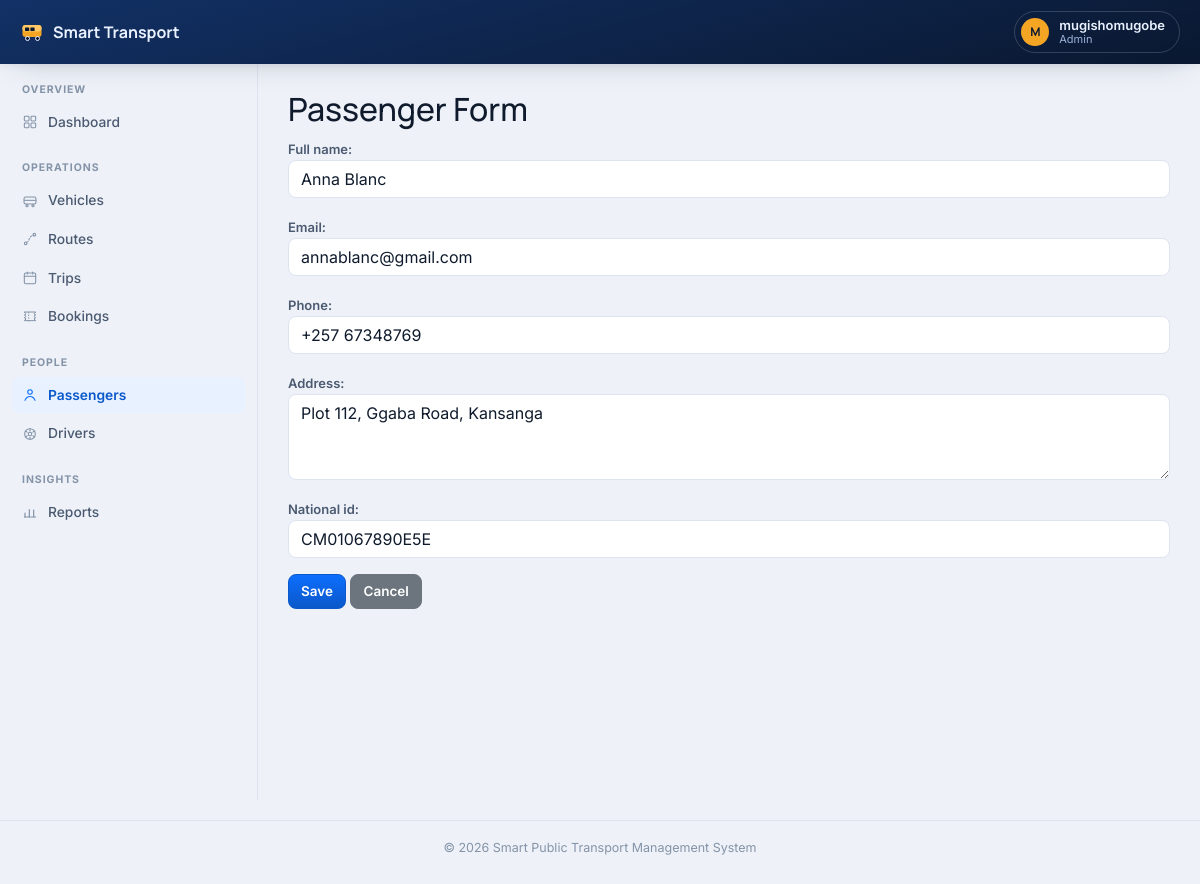
/passengers/10/edit/ (signed in), run on the app's committed database.
### accounts/models.py (models this page shows, shortened)
class Profile(models.Model):
    ROLE_CHOICES = [
        ('ADMIN', 'Administrator'),
        ('STAFF', 'Staff'),
        ('PASSENGER', 'Passenger'),
    ]
    user = models.OneToOneField(
        User,
        on_delete=models.CASCADE
    )
    phone = models.CharField(
        max_length=20,
        blank=True
    )
    address = models.TextField(
        blank=True
    )
    profile_picture = models.ImageField(
        upload_to='profiles/',
        blank=True,
        null=True
    )
    role = models.CharField(
        max_length=20,
        choices=ROLE_CHOICES,
        default='PASSENGER'
    )
    created_at = models.DateTimeField(
        auto_now_add=True
    )

### passengers/models.py (models this page shows, shortened)
class Passenger(models.Model):
    full_name = models.CharField(max_length=200)
    email = models.EmailField(unique=True)
    phone = models.CharField(max_length=20)
    address = models.TextField(blank=True)
    national_id = models.CharField(max_length=100, unique=True)
    created_at = models.DateTimeField(auto_now_add=True)
    class Meta:
        ordering = ['full_name']
        verbose_name = "Passenger"
        verbose_name_plural = "Passengers"

### passengers/views.py (the view)
@role_required("STAFF", "ADMIN")
def passenger_update(request, pk):
    passenger = get_object_or_404(
        Passenger,
        pk=pk
    )
    if request.method == "POST":
        form = PassengerForm(
            request.POST,
            instance=passenger
        )
        if form.is_valid():
            form.save()
            messages.success(request, "Passenger added successfully.")
            return redirect("passengers:list")
    else:
        form = PassengerForm(
            instance=passenger
        )
    return render(
        request,
        "passengers/passenger_form.html",
        {"form": form}
    )

### passengers/forms.py
class PassengerForm(forms.ModelForm):
    class Meta:
        model = Passenger
        fields = [
            "full_name",
            "email",
            "phone",
            "address",
            "national_id",
        ]
        widgets = {
            "full_name": forms.TextInput(attrs={
                "class": "form-control"
            }),
            "email": forms.EmailInput(attrs={
                "class": "form-control"
            }),
            "phone": forms.TextInput(attrs={
                "class": "form-control"
            }),
            "address": forms.Textarea(attrs={
                "class": "form-control",
                "rows": 3
            }),
            "national_id": forms.TextInput(attrs={
                "class": "form-control"
            }),
        }

### templates/passengers/passenger_form.html (shortened to what this page needs)
{% extends "base.html" %}
{% block content %}
<h2>Passenger Form</h2>
<form method="post">
{{ form.as_p }}
<button class="btn btn-primary">
Save
</button>
<a href="{% url 'passengers:list' %}"
class="btn btn-secondary">
Cancel
</a>
</form>
{% endblock %}

### templates/includes/navbar.html (shortened to what this page needs)
<header class="app-topbar">
    <a class="app-brand" href="/">
        Smart Transport
    </a>
    {% if user.is_authenticated %}
    <div class="dropdown">
        <button class="topbar-user" type="button" data-bs-toggle="dropdown" aria-expanded="false">
            <span class="avatar">{{ user.username|slice:":1"|upper }}</span>
            <span class="who">
                <span class="name d-block">{{ user.get_full_name|default:user.username }}</span>
                <span class="role d-block">{{ user.profile.role|default:"—"|lower }}</span>
            </span>
        </button>
    </div>
    {% endif %}
</header>

### static/css/app.css (style rules this page uses)
:root { --canvas: #eef2f8; --surface: #ffffff; --surface-2: #f6f8fc; --line: #dde4f0; --ink: #0f1b2d; --ink-soft: #4b5a71; --ink-faint: #8493a8; --navy-900: #0a1830; --navy-700: #123166; --navy-500: #1c4694; --on-navy: #eaf1ff; --on-navy-soft: #9cb2da; --accent: #0d6efd; --accent-strong: #0a58ca; --accent-tint: #e8f1ff; --amber: #f5a524; --amber-tint: #fdf1de; --good: #1a7f5a; --good-tint: #e7f5ee; --danger: #c0392b; --danger-tint: #fdecea; --focus-ring: rgba(13, 110, 253, 0.28); --shadow-sm: 0 1px 2px rgba(10, 24, 48, 0.06); --shadow: 0 12px 32px -16px rgba(10, 24, 48, 0.22), 0 2px 8px rgba(10, 24, 48, 0.05); --font-display: "Manrope", ui-sans-serif, system-ui, sans-serif; --font-body: "Inter", ui-sans-serif, system-ui, sans-serif; --topbar-h: 64px; --sidebar-w: 258px; }
* { box-sizing: border-box; }
html, body { background: var(--canvas); color: var(--ink); }
body { font-family: var(--font-body); min-height: 100vh; }
h1, h2, h3, h4, h5, h6 { font-family: var(--font-display); color: var(--ink); }
a { color: var(--accent); }
.app-topbar { position: sticky; top: 0; z-index: 30; height: var(--topbar-h); display: flex; align-items: center; gap: 14px; padding: 0 20px; background: linear-gradient(165deg, var(--navy-700) 0%, var(--navy-900) 100%); color: var(--on-navy); box-shadow: var(--shadow); }
.app-brand { display: flex; align-items: center; gap: 9px; font-family: var(--font-display); font-weight: 700; font-size: 16px; color: var(--on-navy); text-decoration: none; white-space: nowrap; }
.app-brand svg { flex: none; }
.topbar-user { display: flex; align-items: center; gap: 10px; background: none; border: 1px solid rgba(234, 241, 255, 0.18); border-radius: 999px; padding: 5px 14px 5px 6px; color: var(--on-navy); cursor: pointer; }
.topbar-user .avatar { width: 28px; height: 28px; border-radius: 50%; background: var(--amber); color: var(--navy-900); display: flex; align-items: center; justify-content: center; font-family: var(--font-display); font-weight: 700; font-size: 12px; flex: none; }
.topbar-user .who { text-align: left; line-height: 1.25; }
.topbar-user .who .name { font-size: 13px; font-weight: 600; }
.topbar-user .who .role { font-size: 11px; color: var(--on-navy-soft); text-transform: capitalize; }
.btn { border-radius: 8px; font-weight: 600; font-size: 13.5px; }
.btn-primary { background: linear-gradient(180deg, var(--accent) 0%, var(--accent-strong) 100%); border-color: var(--accent-strong); }
.form-control, .form-select { background: var(--surface); border: 1px solid var(--line); color: var(--ink); border-radius: 8px; }
.form-control::placeholder { color: var(--ink-faint); }
label { font-size: 13px; font-weight: 600; color: var(--ink-soft); }

### data on the page
Passenger: full_name "Anna Blanc", email "annablanc@gmail.com", phone "+257 67348769", address "Plot 112, Ggaba Road, Kansanga", national_id "CM01067890E5E"

### other printed values
{{ user.username|slice:":1"|upper }} "M"
{{ user.get_full_name|default:user.username }} "mugishomugobe"
{{ user.profile.role|default:"—"|lower }} "Admin"
